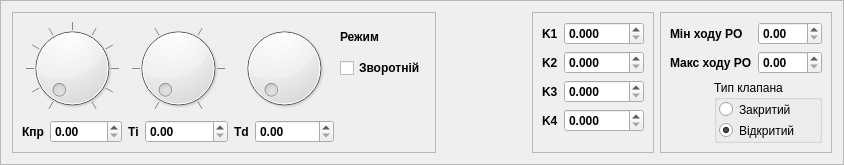
    <widget class="QFrame" name="RegParm">
     <property name="sizePolicy">
      <sizepolicy hsizetype="Preferred" vsizetype="Fixed">
       <horstretch>0</horstretch>
       <verstretch>155</verstretch>
      </sizepolicy>
     </property>
     <property name="frameShape">
      <enum>QFrame::StyledPanel</enum>
     </property>
     <property name="frameShadow">
      <enum>QFrame::Raised</enum>
     </property>
     <layout class="QHBoxLayout" name="horizontalLayout_4">
      <item>
       <widget class="QFrame" name="RegCtrl">
        <property name="sizePolicy">
         <sizepolicy hsizetype="Preferred" vsizetype="Fixed">
          <horstretch>0</horstretch>
          <verstretch>0</verstretch>
         </sizepolicy>
        </property>
        <property name="maximumSize">
         <size>
          <width>16777215</width>
          <height>141</height>
         </size>
        </property>
        <property name="frameShape">
         <enum>QFrame::StyledPanel</enum>
        </property>
        <property name="frameShadow">
         <enum>QFrame::Raised</enum>
        </property>
        <layout class="QGridLayout" name="gridLayout">
         <item row="0" column="4" rowspan="3" colspan="2">
          <widget class="QDial" name="dialTd">
           <property name="whatsThis">
            <string>зміщення виходу для пропорційного регулятора</string>
           </property>
           <property name="maximum">
            <number>500</number>
           </property>
           <property name="wrapping">
            <bool>false</bool>
           </property>
           <property name="notchTarget">
            <double>50.000000000000000</double>
           </property>
           <property name="notchesVisible">
            <bool>false</bool>
           </property>
          </widget>
         </item>
         <item row="3" column="1">
          <widget class="QDoubleSpinBox" name="sbKpr">
           <property name="font">
            <font>
             <weight>75</weight>
             <bold>true</bold>
            </font>
           </property>
           <property name="whatsThis">
            <string>Коефіцієнт пропорційності регулятора</string>
           </property>
           <property name="singleStep">
            <double>0.100000000000000</double>
           </property>
          </widget>
         </item>
         <item row="3" column="3">
          <widget class="QDoubleSpinBox" name="sbTi">
           <property name="font">
            <font>
             <weight>75</weight>
             <bold>true</bold>
            </font>
           </property>
           <property name="whatsThis">
            <string>Час ізодрому (час подвоєння)</string>
           </property>
           <property name="maximum">
            <double>10.000000000000000</double>
           </property>
           <property name="singleStep">
            <double>0.200000000000000</double>
           </property>
          </widget>
         </item>
         <item row="3" column="5">
          <widget class="QDoubleSpinBox" name="sbTd">
           <property name="font">
            <font>
             <weight>75</weight>
             <bold>true</bold>
            </font>
           </property>
           <property name="whatsThis">
            <string>зміщення виходу для пропорційного регулятора</string>
           </property>
           <property name="singleStep">
            <double>0.100000000000000</double>
           </property>
          </widget>
         </item>
         <item row="0" column="6">
          <widget class="QLabel" name="label">
           <property name="font">
            <font>
             <weight>75</weight>
             <bold>true</bold>
            </font>
           </property>
           <property name="text">
            <string>Режим</string>
           </property>
          </widget>
         </item>
         <item row="1" column="6">
          <widget class="QCheckBox" name="regRev">
           <property name="font">
            <font>
             <weight>75</weight>
             <bold>true</bold>
            </font>
           </property>
           <property name="text">
            <string>Зворотній</string>
           </property>
          </widget>
         </item>
         <item row="3" column="0">
          <widget class="QLabel" name="labelKpr">
           <property name="sizePolicy">
            <sizepolicy hsizetype="Maximum" vsizetype="Preferred">
             <horstretch>0</horstretch>
             <verstretch>0</verstretch>
            </sizepolicy>
           </property>
           <property name="font">
            <font>
             <weight>75</weight>
             <bold>true</bold>
            </font>
           </property>
           <property name="text">
            <string>Кпр</string>
           </property>
          </widget>
         </item>
         <item row="3" column="2">
          <widget class="QLabel" name="labelTi">
           <property name="sizePolicy">
            <sizepolicy hsizetype="Maximum" vsizetype="Preferred">
             <horstretch>0</horstretch>
             <verstretch>0</verstretch>
            </sizepolicy>
           </property>
           <property name="font">
            <font>
             <weight>75</weight>
             <bold>true</bold>
            </font>
           </property>
           <property name="text">
            <string>Ті</string>
           </property>
          </widget>
         </item>
         <item row="3" column="4">
          <widget class="QLabel" name="labelTd">
           <property name="sizePolicy">
            <sizepolicy hsizetype="Maximum" vsizetype="Preferred">
             <horstretch>0</horstretch>
             <verstretch>0</verstretch>
            </sizepolicy>
           </property>
           <property name="font">
            <font>
             <weight>75</weight>
             <bold>true</bold>
            </font>
           </property>
           <property name="text">
            <string>Td</string>
           </property>
          </widget>
         </item>
         <item row="0" column="2" rowspan="3" colspan="2">
          <widget class="QDial" name="dialTi">
           <property name="whatsThis">
            <string>Час ізодрому (час подвоєння)</string>
           </property>
           <property name="maximum">
            <number>500</number>
           </property>
           <property name="notchTarget">
            <double>100.000000000000000</double>
           </property>
           <property name="notchesVisible">
            <bool>true</bool>
           </property>
          </widget>
         </item>
         <item row="0" column="0" rowspan="3" colspan="2">
          <widget class="QDial" name="dialKpr">
           <property name="whatsThis">
            <string>Коефіцієнт пропорційності регулятора</string>
           </property>
           <property name="maximum">
            <number>500</number>
           </property>
           <property name="orientation">
            <enum>Qt::Horizontal</enum>
           </property>
           <property name="invertedAppearance">
            <bool>false</bool>
           </property>
           <property name="invertedControls">
            <bool>false</bool>
           </property>
           <property name="wrapping">
            <bool>false</bool>
           </property>
           <property name="notchTarget">
            <double>50.000000000000000</double>
           </property>
           <property name="notchesVisible">
            <bool>true</bool>
           </property>
          </widget>
         </item>
        </layout>
       </widget>
      </item>
      <item>
       <spacer name="horizontalSpacer_8">
        <property name="orientation">
         <enum>Qt::Horizontal</enum>
        </property>
        <property name="sizeHint" stdset="0">
         <size>
          <width>90</width>
          <height>20</height>
         </size>
        </property>
       </spacer>
      </item>
      <item>
       <widget class="QFrame" name="frame_K">
        <property name="sizePolicy">
         <sizepolicy hsizetype="Preferred" vsizetype="Fixed">
          <horstretch>0</horstretch>
          <verstretch>0</verstretch>
         </sizepolicy>
        </property>
        <property name="maximumSize">
         <size>
          <width>16777215</width>
          <height>141</height>
         </size>
        </property>
        <property name="frameShape">
         <enum>QFrame::StyledPanel</enum>
        </property>
        <property name="frameShadow">
         <enum>QFrame::Raised</enum>
        </property>
        <layout class="QGridLayout" name="gridLayout_7">
         <item row="0" column="0">
          <widget class="QLabel" name="labelK1">
           <property name="font">
            <font>
             <weight>75</weight>
             <bold>true</bold>
            </font>
           </property>
           <property name="text">
            <string>K1</string>
           </property>
          </widget>
         </item>
         <item row="0" column="1">
          <widget class="QDoubleSpinBox" name="sbK_1">
           <property name="minimumSize">
            <size>
             <width>80</width>
             <height>0</height>
            </size>
           </property>
           <property name="font">
            <font>
             <weight>75</weight>
             <bold>true</bold>
            </font>
           </property>
           <property name="whatsThis">
            <string>Коефіцієнт К1 розрахунку завдання</string>
           </property>
           <property name="decimals">
            <number>3</number>
           </property>
           <property name="maximum">
            <double>4000.000000000000000</double>
           </property>
          </widget>
         </item>
         <item row="1" column="0">
          <widget class="QLabel" name="labelK2">
           <property name="font">
            <font>
             <weight>75</weight>
             <bold>true</bold>
            </font>
           </property>
           <property name="text">
            <string>K2</string>
           </property>
          </widget>
         </item>
         <item row="1" column="1">
          <widget class="QDoubleSpinBox" name="sbK_2">
           <property name="minimumSize">
            <size>
             <width>80</width>
             <height>0</height>
            </size>
           </property>
           <property name="font">
            <font>
             <weight>75</weight>
             <bold>true</bold>
            </font>
           </property>
           <property name="whatsThis">
            <string>Коефіцієнт К2 розрахунку завдання</string>
           </property>
           <property name="decimals">
            <number>3</number>
           </property>
           <property name="maximum">
            <double>4000.000000000000000</double>
           </property>
          </widget>
         </item>
         <item row="2" column="0">
          <widget class="QLabel" name="labelK3">
           <property name="font">
            <font>
             <weight>75</weight>
             <bold>true</bold>
            </font>
           </property>
           <property name="text">
            <string>K3</string>
           </property>
          </widget>
         </item>
         <item row="2" column="1">
          <widget class="QDoubleSpinBox" name="sbK_3">
           <property name="minimumSize">
            <size>
             <width>80</width>
             <height>0</height>
            </size>
           </property>
           <property name="font">
            <font>
             <weight>75</weight>
             <bold>true</bold>
            </font>
           </property>
           <property name="whatsThis">
            <string>Коефіцієнт К3 розрахунку завдання</string>
           </property>
           <property name="decimals">
            <number>3</number>
           </property>
           <property name="maximum">
            <double>4000.000000000000000</double>
           </property>
          </widget>
         </item>
         <item row="3" column="0">
          <widget class="QLabel" name="labelK4">
           <property name="font">
            <font>
             <weight>75</weight>
             <bold>true</bold>
            </font>
           </property>
           <property name="text">
            <string>K4</string>
           </property>
          </widget>
         </item>
         <item row="3" column="1">
          <widget class="QDoubleSpinBox" name="sbK_4">
           <property name="minimumSize">
            <size>
             <width>80</width>
             <height>0</height>
            </size>
           </property>
           <property name="font">
            <font>
             <weight>75</weight>
             <bold>true</bold>
            </font>
           </property>
           <property name="whatsThis">
            <string>Коефіцієнт К4 розрахунку завдання</string>
           </property>
           <property name="decimals">
            <number>3</number>
           </property>
           <property name="maximum">
            <double>4000.000000000000000</double>
           </property>
          </widget>
         </item>
         <item row="4" column="1">
          <spacer name="verticalSpacer_3">
           <property name="orientation">
            <enum>Qt::Vertical</enum>
           </property>
           <property name="sizeHint" stdset="0">
            <size>
             <width>20</width>
             <height>40</height>
            </size>
           </property>
          </spacer>
         </item>
        </layout>
       </widget>
      </item>
      <item>
       <widget class="QFrame" name="frame_Valve">
        <property name="sizePolicy">
         <sizepolicy hsizetype="Preferred" vsizetype="Fixed">
          <horstretch>0</horstretch>
          <verstretch>0</verstretch>
         </sizepolicy>
        </property>
        <property name="maximumSize">
         <size>
          <width>16777215</width>
          <height>141</height>
         </size>
        </property>
        <property name="frameShape">
         <enum>QFrame::StyledPanel</enum>
        </property>
        <property name="frameShadow">
         <enum>QFrame::Raised</enum>
        </property>
        <layout class="QGridLayout" name="gridLayout_6">
         <item row="0" column="2">
          <widget class="QDoubleSpinBox" name="sbXmin">
           <property name="font">
            <font>
             <weight>75</weight>
             <bold>true</bold>
            </font>
           </property>
           <property name="whatsThis">
            <string>Обмеження ходу робочого органа знину</string>
           </property>
           <property name="maximum">
            <double>100.000000000000000</double>
           </property>
          </widget>
         </item>
         <item row="0" column="0" colspan="2">
          <widget class="QLabel" name="label_3">
           <property name="font">
            <font>
             <weight>75</weight>
             <bold>true</bold>
            </font>
           </property>
           <property name="text">
            <string>Мін ходу РО</string>
           </property>
          </widget>
         </item>
         <item row="1" column="0" colspan="2">
          <widget class="QLabel" name="label_4">
           <property name="font">
            <font>
             <weight>75</weight>
             <bold>true</bold>
            </font>
           </property>
           <property name="text">
            <string>Макс ходу РО</string>
           </property>
          </widget>
         </item>
         <item row="3" column="1" colspan="2">
          <widget class="QGroupBox" name="gbRev">
           <property name="whatsThis">
            <string>Вибір типу робочого органа</string>
           </property>
           <property name="title">
            <string>Тип клапана</string>
           </property>
           <property name="alignment">
            <set>Qt::AlignLeading|Qt::AlignLeft|Qt::AlignTop</set>
           </property>
           <property name="flat">
            <bool>true</bool>
           </property>
           <property name="checkable">
            <bool>false</bool>
           </property>
           <layout class="QVBoxLayout" name="verticalLayout">
            <property name="margin">
             <number>2</number>
            </property>
            <item>
             <widget class="QRadioButton" name="pRev">
              <property name="text">
               <string>Закритий</string>
              </property>
              <property name="checked">
               <bool>false</bool>
              </property>
             </widget>
            </item>
            <item>
             <widget class="QRadioButton" name="rRev">
              <property name="text">
               <string>Відкритий</string>
              </property>
              <property name="checked">
               <bool>true</bool>
              </property>
             </widget>
            </item>
           </layout>
          </widget>
         </item>
         <item row="1" column="2">
          <widget class="QDoubleSpinBox" name="sbXmax">
           <property name="font">
            <font>
             <weight>75</weight>
             <bold>true</bold>
            </font>
           </property>
           <property name="whatsThis">
            <string>Обмедення ходу робочого органа зверху</string>
           </property>
           <property name="maximum">
            <double>100.000000000000000</double>
           </property>
          </widget>
         </item>
         <item row="4" column="1">
          <spacer name="verticalSpacer">
           <property name="orientation">
            <enum>Qt::Vertical</enum>
           </property>
           <property name="sizeHint" stdset="0">
            <size>
             <width>20</width>
             <height>40</height>
            </size>
           </property>
          </spacer>
         </item>
        </layout>
       </widget>
      </item>
     </layout>
    </widget>
